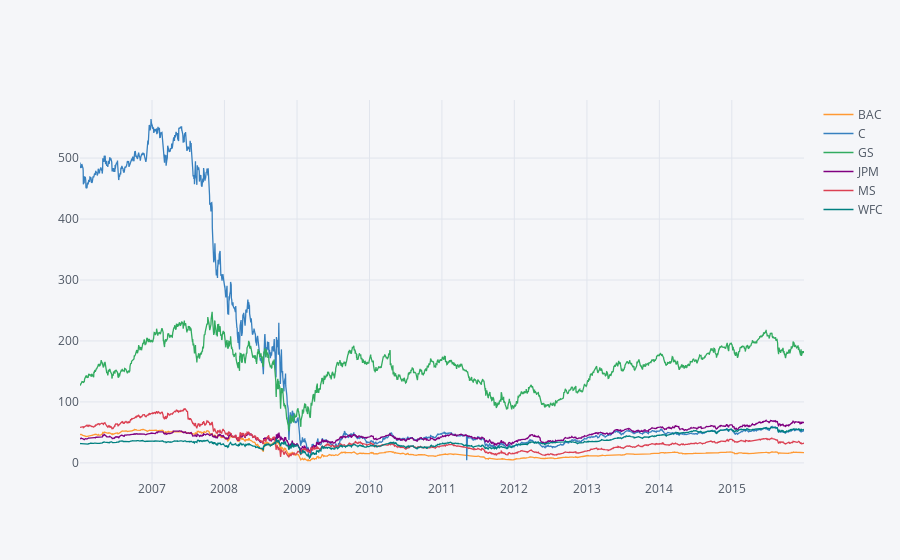

Here is the notebook cell this chart was saved with:
### Code cell
# 3rd method with plotly
bank_stocks.xs(key='Close',axis=1,level='Stock Info').iplot()

### Figure 1 — Plotly figure (JSON) as saved in the notebook; plotly's stock layout.template omitted (floating-point values rounded to 4 significant figures; data arrays with more than 128 entries replaced by an {"elided": "..."} marker saying what was removed)
{"data": [{"line": {"color": "rgba(255, 153, 51, 1.0)", "dash": "solid", "shape": "linear", "width": 1.3}, "mode": "lines", "name": "BAC", "text": "", "type": "scatter", "uid": "c41cae75-2422-401b-9e38-974902fc03ce", "x": {"elided": "2517 str values"}, "y": {"elided": "2517 float values"}}, {"line": {"color": "rgba(55, 128, 191, 1.0)", "dash": "solid", "shape": "linear", "width": 1.3}, "mode": "lines", "name": "C", "text": "", "type": "scatter", "uid": "611f7f51-3105-4a58-88f7-a8e4e73b1e9d", "x": {"elided": "2517 str values"}, "y": {"elided": "2517 float values"}}, {"line": {"color": "rgba(50, 171, 96, 1.0)", "dash": "solid", "shape": "linear", "width": 1.3}, "mode": "lines", "name": "GS", "text": "", "type": "scatter", "uid": "8e4c8c53-1f5f-4ca5-999a-8549de59d459", "x": {"elided": "2517 str values"}, "y": {"elided": "2517 float values"}}, {"line": {"color": "rgba(128, 0, 128, 1.0)", "dash": "solid", "shape": "linear", "width": 1.3}, "mode": "lines", "name": "JPM", "text": "", "type": "scatter", "uid": "87b4a6d8-2352-4fb6-bf26-8dc70026ae19", "x": {"elided": "2517 str values"}, "y": {"elided": "2517 float values"}}, {"line": {"color": "rgba(219, 64, 82, 1.0)", "dash": "solid", "shape": "linear", "width": 1.3}, "mode": "lines", "name": "MS", "text": "", "type": "scatter", "uid": "60be484c-fad1-4497-bccf-25964fe186e8", "x": {"elided": "2517 str values"}, "y": {"elided": "2517 float values"}}, {"line": {"color": "rgba(0, 128, 128, 1.0)", "dash": "solid", "shape": "linear", "width": 1.3}, "mode": "lines", "name": "WFC", "text": "", "type": "scatter", "uid": "6c821d1d-a44f-48e3-bc85-fedcd2a6ac19", "x": {"elided": "2517 str values"}, "y": {"elided": "2517 float values"}}], "layout": {"legend": {"bgcolor": "#F5F6F9", "font": {"color": "#4D5663"}}, "paper_bgcolor": "#F5F6F9", "plot_bgcolor": "#F5F6F9", "title": {"font": {"color": "#4D5663"}}, "xaxis": {"gridcolor": "#E1E5ED", "showgrid": true, "tickfont": {"color": "#4D5663"}, "title": {"font": {"color": "#4D5663"}, "text": ""}, "zerolinecolor": "#E1E5ED"}, "yaxis": {"gridcolor": "#E1E5ED", "showgrid": true, "tickfont": {"color": "#4D5663"}, "title": {"font": {"color": "#4D5663"}, "text": ""}, "zerolinecolor": "#E1E5ED"}}}
